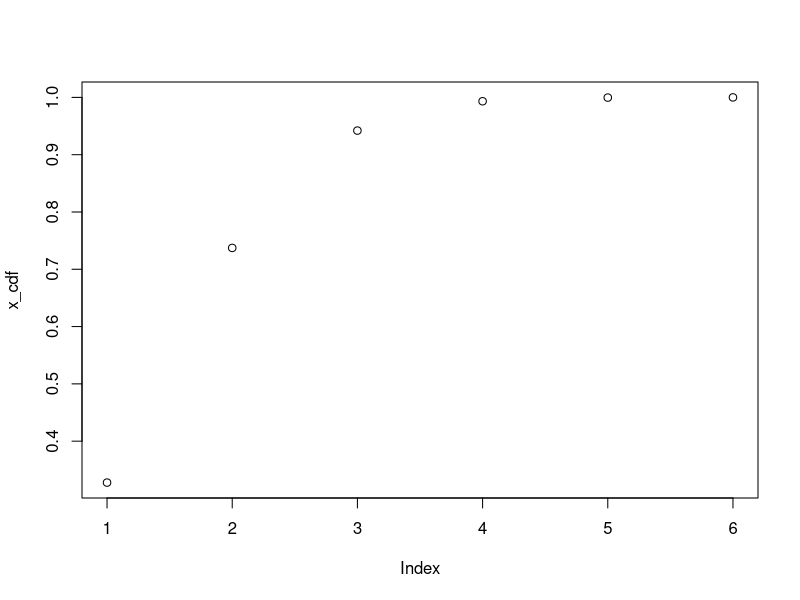
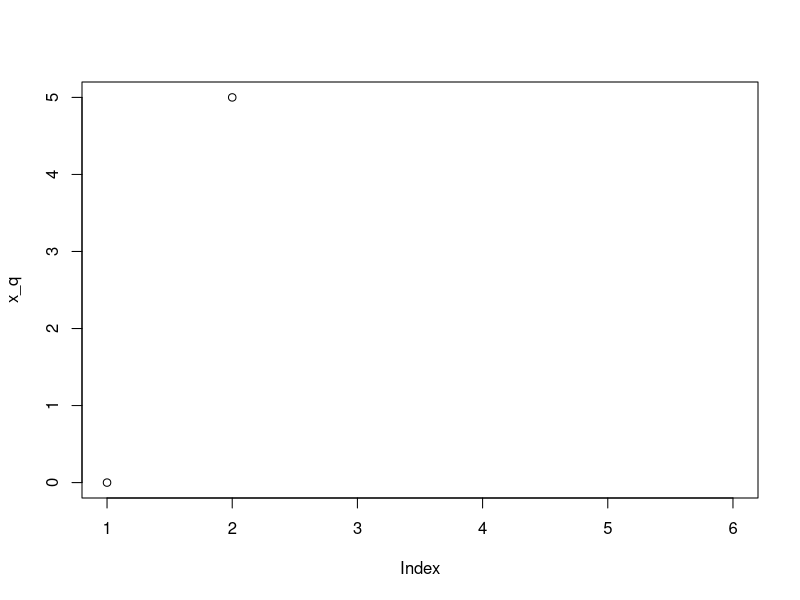

The R script that drew these images, in order:
# binom.test(x, n, p = 0.5, alternative = c("two.sided", "less", "greater"), conf.level = 0.95)

# dbinom(x, size, prob, log = FALSE)

x_pm <- dbinom(x= 0:5, size = 5, prob = 0.2)
x_cdf <- pbinom(q = 0:5, size = 5, prob = 0.2)

x_q <- qbinom(p = 0:5, size = 5, prob = 0.2)

plot(x_cdf)
plot(x_q)